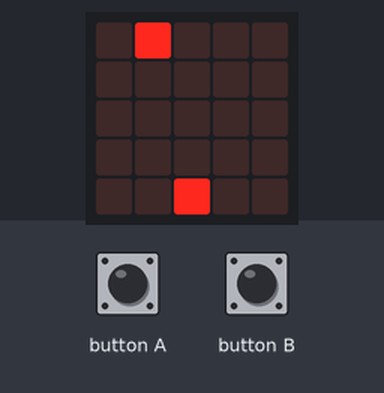
The program below on a simulated BBC micro:bit (MakeCode). Parts: the board's 5×5 LED display. Random numbers come from a fixed seed; the run ends where the board's game-over animation would start. At 5.0 s the program stops and its outputs stay as they are.

Above: at 0.1 s.
At 1.1 s:
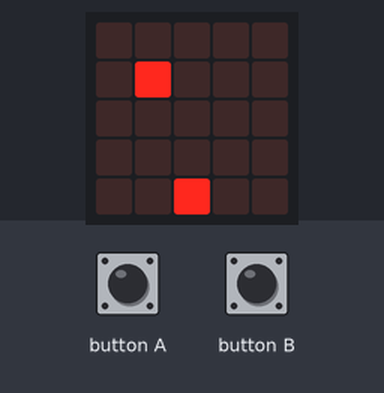
At 2.1 s:
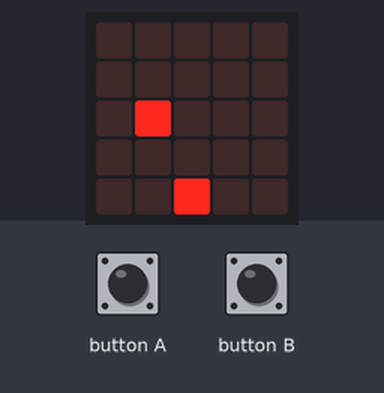
At 3.1 s:
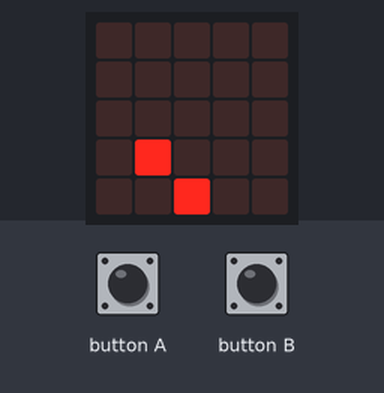
At 4.1 s:
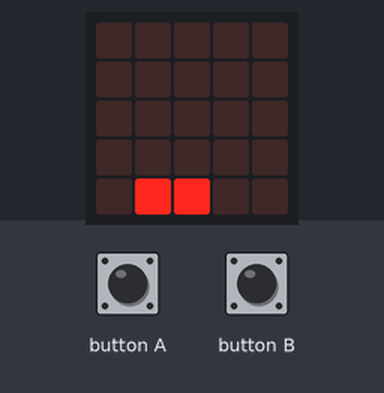

Measured:
- what the display in image 1 shows lasts 1.0 s, from 1.0 s to 2.0 s

The program:

main.ts
```typescript
input.onButtonPressed(Button.A, function () {
    basket.move(-1)
})
input.onButtonPressed(Button.B, function () {
    basket.move(1)
})
let egg: game.LedSprite = null
let basket: game.LedSprite = null
basket = game.createSprite(2, 4)
while (!(game.isGameOver())) {
    egg = game.createSprite(randint(0, 5), 0)
    for (let index = 0; index <= 4; index++) {
        egg.set(LedSpriteProperty.Y, index)
        basic.pause(1000)
    }
    if (basket.isTouching(egg)) {
        egg.delete()
        game.addScore(1)
    } else {
        game.gameOver()
    }
}
```

test.ts
```typescript
// tests go here; this will not be compiled when this package is used as an extension.
// test
```
